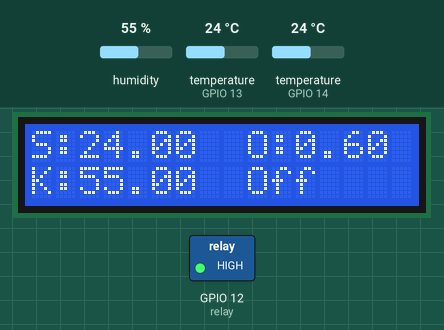
Simulated run of this sketch. Board: ESP8266 (NodeMCU). Shown: 16×2 character LCD, switched loads named in the sketch (green lamp = pin HIGH). The inputs (shaded band) are chosen by the test bench; at power-on: humidity 55 %, temperature (sensors on GPIO 14, GPIO 13) 24 °C. WiFi joins after 1.5 s; servers stay silent unless stated; what the sketch prints to the serial monitor is not drawn.

Above: at 3.6 s.
3.7 s: humidity set to 57 %
At 7.7 s:
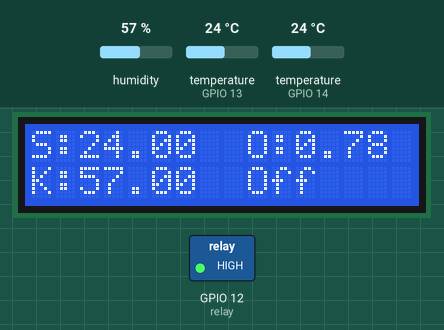
8.4 s: humidity set to 60 %
At 11.2 s:
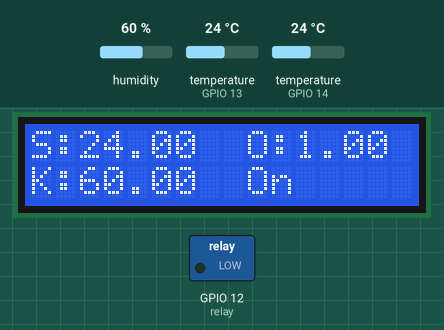
14.8 s: temperature (sensor on GPIO 14) set to 12 °C
At 16.7 s:
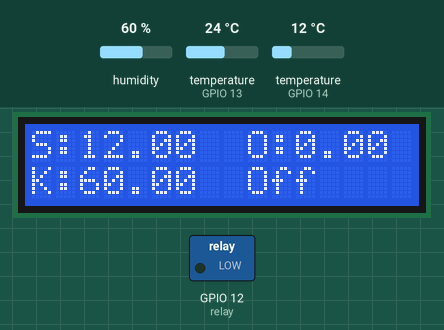
22.8 s: temperature (sensor on GPIO 14) set to 19 °C
At 23.8 s:
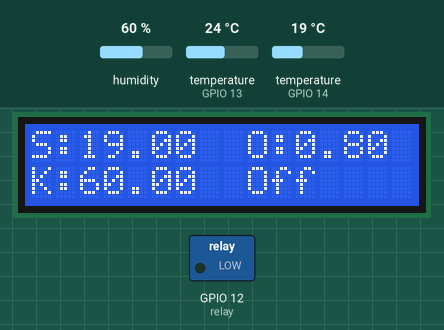
25.2 s: humidity set to 68 %
30.1 s: temperature (sensor on GPIO 14) set to 28 °C
At 31.2 s:
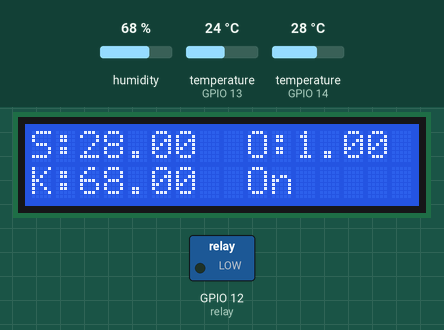
Timing chart, 0 to 33.1 s (numbered marks = the images above; inputs shaded):
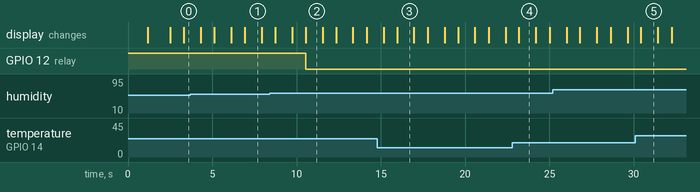

Measured:
- the behaviour switches between 58 and 59 % on humidity (found by bisection; images 1 and 2)
- after the input at 3.7 s, the display: first differs from a run without the input after 3.2 s (image 1)
- after the input at 8.4 s, GPIO 12 (relay): HIGH → LOW after 2.1 s; the display: first differs from a run without the input after 2.1 s (image 2)
- after the input at 14.8 s, the display: first differs from a run without the input after 1.2 s (image 3)
- after the input at 22.8 s, the display: changes after 0.39 s (image 4)
- after the input at 30.1 s, the display: changes after 0.33 s (image 5)
- what the display in image 1 shows lasts 1.0 s, from 6.9 s to 7.9 s

The sketch:

monitoringRuangan.ino
```cpp
#include <Wire.h>
#include <LiquidCrystal_I2C.h>
#include <DHT.h>
#include <DHT_U.h>
#include <BlynkSimpleEsp8266.h>
#include <ESP8266WiFi.h>
#include <OneWire.h>
#include <DallasTemperature.h>
#include <Fuzzy.h>


#define BLYNK_PRINT Serial
#define BLYNK_TEMPLATE_ID "TMPL6Ph3aLENR"
#define BLYNK_TEMPLATE_NAME "Monitoring Ruangan"
#define BLYNK_AUTH_TOKEN "t4oj2x-sMryDItY3kIB9c2XiqeIrzjhx"
#define DHTPIN 13
#define DHTTYPE DHT11
#define ONE_WIRE_BUS 14
#define relay 12

const char* ssid = "kedaiKOi.2016";
const char* pass = "ngopangopi";

LiquidCrystal_I2C lcd(0x27, 16, 2);
DHT dht(DHTPIN, DHTTYPE);
WidgetLCD vlcd(V0);
OneWire oneWire(ONE_WIRE_BUS);
DallasTemperature ds(&oneWire);
Fuzzy *fuzzy = new Fuzzy();


// FuzzyInput Suhu
FuzzySet *dingin = new FuzzySet(-10, 5, 5, 20);
FuzzySet *sedang = new FuzzySet(15, 30, 30, 45);
FuzzySet *panas = new FuzzySet(35, 50, 50, 65);

// FuzzyInput Kelembaban
FuzzySet *kering = new FuzzySet(0, 30, 30, 60);
FuzzySet *lembab = new FuzzySet(50, 70, 70, 90);
FuzzySet *basah = new FuzzySet(70, 100, 100, 150);

// FuzzyOutput
FuzzySet *off = new FuzzySet(0, 0, 0, 0);
FuzzySet *on = new FuzzySet(1, 1, 1, 1);

void setup() {
  Serial.begin(9600);
  pinMode(relay, OUTPUT); digitalWrite(relay, HIGH);
  dht.begin(); ds.begin(); konfigFuzzy();
  lcd.begin(16, 2); lcd.init(); lcd.backlight();
  WiFi.begin(ssid, pass);
  while (WiFi.status() != WL_CONNECTED) {
    delay(1000);
    Serial.println("Connecting to WiFi...");
    lcd.setCursor(0, 0); lcd.print("Menghubungkan....");
  }
  Serial.println("Connected to WiFi");
  Blynk.begin(BLYNK_AUTH_TOKEN, ssid, pass);
  lcd.setCursor(0, 1); lcd.print("terhubung");
}

void loop() {
  Blynk.run(); lcd.clear();

  float suhu = bacaSuhu(); fuzzy->setInput(1, suhu);
  float kelembapan = bacaKelembapan(); fuzzy->setInput(2, kelembapan);
  fuzzy->fuzzify();
  float output = fuzzy->defuzzify(1);
  Serial.print("Suhu : "); Serial.print(suhu); statusSuhu();
  Serial.print("\tKelembapan : "); Serial.print(kelembapan); statusKelembapan();
  Serial.print("\tOutput : "); Serial.println(output);

  lcd.clear(); lcd.setCursor(0, 0); lcd.print("S:"); lcd.print(suhu); lcd.setCursor(9, 0); lcd.print("O:"); lcd.print(output);
  lcd.setCursor(0, 1); lcd.print("K:"); lcd.print(kelembapan);

  Blynk.virtualWrite(V1, suhu);
  Blynk.virtualWrite(V2, kelembapan);
  Blynk.virtualWrite(V3, output);
  lcd.setCursor(9, 1);
  if(output >=0.9){
    digitalWrite(relay, LOW);
    Blynk.setProperty(V0, "color", "#FF0000");
    lcd.print("On"); vlcd.print(0, 1, "Kipas Aktif");
  } else{
    Blynk.setProperty(V0, "color", "#00FF00");
    lcd.print("Off"); vlcd.print(0, 1, "Kipas Nonaktif");
  }
  delay(1000);
}

float bacaSuhu(){
  ds.requestTemperatures();
  return ds.getTempCByIndex(0);
}

float bacaKelembapan(){
  return isnan(dht.readHumidity()) ? 0 : dht.readHumidity();
}

void konfigFuzzy(){
  FuzzyInput *suhu = new FuzzyInput(1);
    suhu->addFuzzySet(dingin);
    suhu->addFuzzySet(sedang);
    suhu->addFuzzySet(panas);
  fuzzy->addFuzzyInput(suhu);

  FuzzyInput *kelembapan = new FuzzyInput(2);
    kelembapan->addFuzzySet(kering);
    kelembapan->addFuzzySet(lembab);
    kelembapan->addFuzzySet(basah);
  fuzzy->addFuzzyInput(kelembapan);

  FuzzyOutput *fan = new FuzzyOutput(1);
    fan->addFuzzySet(off);
    fan->addFuzzySet(on);
  fuzzy->addFuzzyOutput(fan);

  FuzzyRuleAntecedent *ifDinginAndKering = new FuzzyRuleAntecedent();
  ifDinginAndKering->joinWithAND(dingin, kering);
  FuzzyRuleConsequent *thenFanOff1 = new FuzzyRuleConsequent();
  thenFanOff1->addOutput(off);
  FuzzyRule *fuzzyRule01 = new FuzzyRule(1, ifDinginAndKering, thenFanOff1);
  fuzzy->addFuzzyRule(fuzzyRule01);

  FuzzyRuleAntecedent *ifDinginAndLembab = new FuzzyRuleAntecedent();
  ifDinginAndLembab->joinWithAND(dingin, lembab);
  FuzzyRuleConsequent *thenFanOff2 = new FuzzyRuleConsequent();
  thenFanOff2->addOutput(off);
  FuzzyRule *fuzzyRule02 = new FuzzyRule(2, ifDinginAndLembab, thenFanOff2);
  fuzzy->addFuzzyRule(fuzzyRule02);

  FuzzyRuleAntecedent *ifDinginAndBasah = new FuzzyRuleAntecedent();
  ifDinginAndBasah->joinWithAND(dingin, basah);
  FuzzyRuleConsequent *thenFanOff3 = new FuzzyRuleConsequent();
  thenFanOff3->addOutput(off);
  FuzzyRule *fuzzyRule03 = new FuzzyRule(3, ifDinginAndBasah, thenFanOff3);
  fuzzy->addFuzzyRule(fuzzyRule03);

  FuzzyRuleAntecedent *ifSedangAndKering = new FuzzyRuleAntecedent();
  ifSedangAndKering->joinWithAND(sedang, kering);
  FuzzyRuleConsequent *thenFanOn1 = new FuzzyRuleConsequent();
  thenFanOn1->addOutput(off);
  FuzzyRule *fuzzyRule04 = new FuzzyRule(4, ifSedangAndKering, thenFanOn1);
  fuzzy->addFuzzyRule(fuzzyRule04);

  FuzzyRuleAntecedent *ifSedangAndLembab = new FuzzyRuleAntecedent();
  ifSedangAndLembab->joinWithAND(sedang, lembab);
  FuzzyRuleConsequent *thenFanOn2 = new FuzzyRuleConsequent();
  thenFanOn2->addOutput(on);
  FuzzyRule *fuzzyRule05 = new FuzzyRule(5, ifSedangAndLembab, thenFanOn2);
  fuzzy->addFuzzyRule(fuzzyRule05);

  FuzzyRuleAntecedent *ifSedangAndBasah = new FuzzyRuleAntecedent();
  ifSedangAndBasah->joinWithAND(sedang, basah);
  FuzzyRuleConsequent *thenFanOff4 = new FuzzyRuleConsequent();
  thenFanOff4->addOutput(off);
  FuzzyRule *fuzzyRule06 = new FuzzyRule(6, ifSedangAndBasah, thenFanOff4);
  fuzzy->addFuzzyRule(fuzzyRule06);

  FuzzyRuleAntecedent *ifPanasAndKering = new FuzzyRuleAntecedent();
  ifPanasAndKering->joinWithAND(panas, kering);
  FuzzyRuleConsequent *thenFanOn3 = new FuzzyRuleConsequent();
  thenFanOn3->addOutput(on);
  FuzzyRule *fuzzyRule07 = new FuzzyRule(7, ifPanasAndKering, thenFanOn3);
  fuzzy->addFuzzyRule(fuzzyRule07);

  FuzzyRuleAntecedent *ifPanasLembab = new FuzzyRuleAntecedent();
  ifPanasLembab->joinWithAND(panas, lembab);
  FuzzyRuleConsequent *thenFanOn4 = new FuzzyRuleConsequent();
  thenFanOn4->addOutput(on);
  FuzzyRule *fuzzyRule08 = new FuzzyRule(8, ifPanasLembab, thenFanOn4);
  fuzzy->addFuzzyRule(fuzzyRule08);

  FuzzyRuleAntecedent *ifPanasBasah = new FuzzyRuleAntecedent();
  ifPanasBasah->joinWithAND(panas, basah);
  FuzzyRuleConsequent *thenFanOn5 = new FuzzyRuleConsequent();
  thenFanOn5->addOutput(on);
  FuzzyRule *fuzzyRule09 = new FuzzyRule(9, ifPanasBasah, thenFanOn5);
  fuzzy->addFuzzyRule(fuzzyRule09);
}

void statusSuhu(){
  float derajatSedang = sedang->getPertinence();
  float derajatDingin = dingin->getPertinence();
  String statusSuhu = "Panas";
  if (derajatSedang> 0.5) {
    statusSuhu = "Sedang";
  } else if (derajatDingin> 0.5) {
    statusSuhu = "Dingin";
  }
  Serial.print("\t"); Serial.print(statusSuhu); vlcd.print(0, 0, statusSuhu);
}

void statusKelembapan(){
  float derajatLembab = lembab->getPertinence();
  float derajatBasah = basah->getPertinence();
  String statusKelembapan = "Kering";

  if (derajatLembab> 0.5) {
    statusKelembapan = "Lembab";
  } else if (derajatBasah> 0.5) {
    statusKelembapan = "Basah";
  }
  Serial.print("\t"); Serial.print(statusKelembapan); vlcd.print(7, 0, statusKelembapan);
}
```
